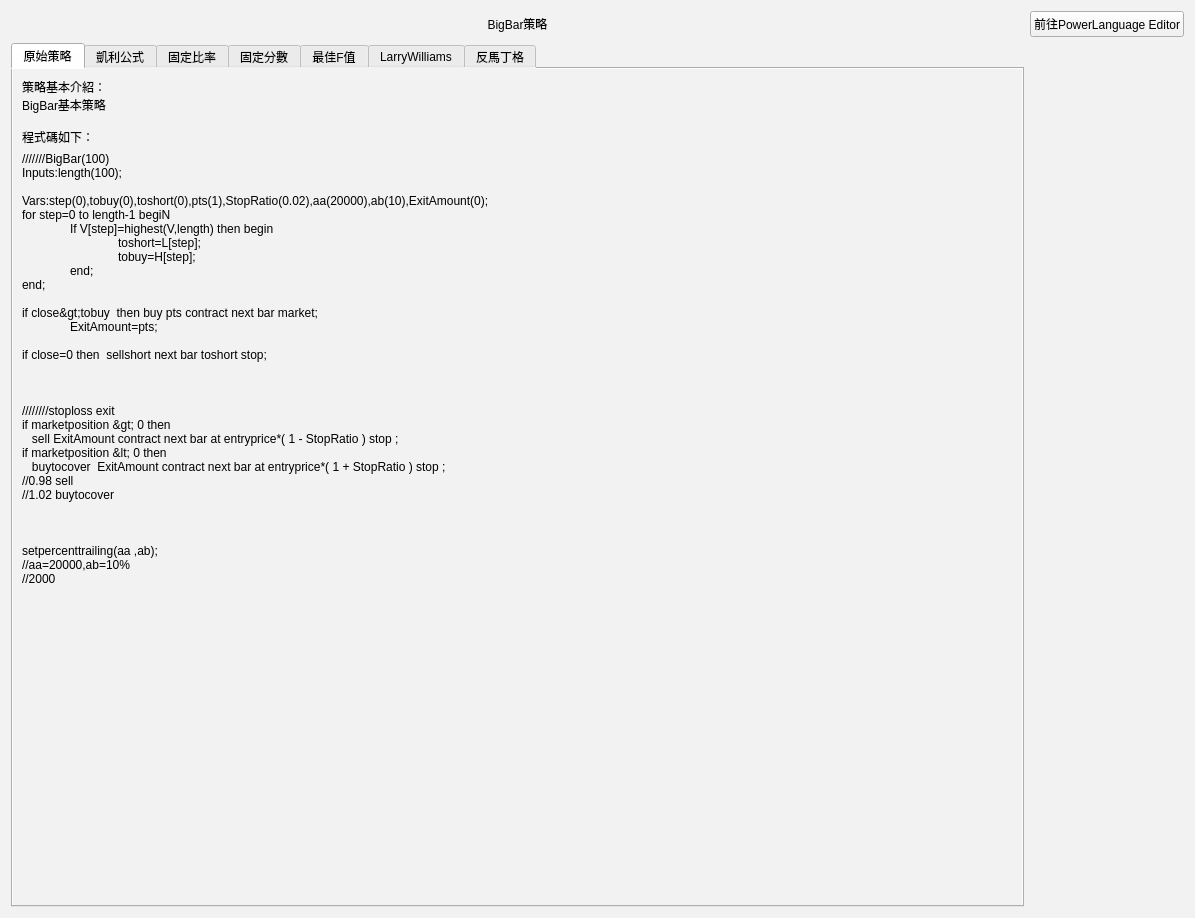
<?xml version="1.0" encoding="UTF-8"?>
<ui version="4.0">
 <class>Form</class>
 <widget class="QWidget" name="Form">
  <property name="geometry">
   <rect>
    <x>0</x>
    <y>0</y>
    <width>1195</width>
    <height>536</height>
   </rect>
  </property>
  <property name="windowTitle">
   <string>Form</string>
  </property>
  <property name="styleSheet">
   <string notr="true">background-color: rgb(242, 242, 242);</string>
  </property>
  <layout class="QGridLayout" name="gridLayout">
   <item row="0" column="1">
    <widget class="QPushButton" name="pushButton">
     <property name="text">
      <string>前往PowerLanguage Editor</string>
     </property>
    </widget>
   </item>
   <item row="0" column="0">
    <widget class="QLabel" name="label_2">
     <property name="text">
      <string>BigBar策略</string>
     </property>
     <property name="alignment">
      <set>Qt::AlignCenter</set>
     </property>
    </widget>
   </item>
   <item row="1" column="0">
    <widget class="QTabWidget" name="tabWidget">
     <property name="tabShape">
      <enum>QTabWidget::Rounded</enum>
     </property>
     <property name="currentIndex">
      <number>0</number>
     </property>
     <property name="tabBarAutoHide">
      <bool>false</bool>
     </property>
     <widget class="QWidget" name="tab">
      <attribute name="title">
       <string>原始策略</string>
      </attribute>
      <layout class="QGridLayout" name="gridLayout_2">
       <item row="1" column="0">
        <widget class="QLabel" name="label_9">
         <property name="text">
          <string>///////BigBar(100)
Inputs:length(100);

Vars:step(0),tobuy(0),toshort(0),pts(1),StopRatio(0.02),aa(20000),ab(10),ExitAmount(0);
for step=0 to length-1 begiN
	If V[step]=highest(V,length) then begin
    		toshort=L[step];
    		tobuy=H[step];
	end;
end;

if close&gt;tobuy  then buy pts contract next bar market;
	ExitAmount=pts;

if close&lt;toshort then sellshort  pts contract next bar market;
	ExitAmount=pts;


//If marketposition &lt;=0 then  buy  next bar tobuy stop;
//If marketposition &gt;=0 then  sellshort next bar toshort stop;



////////stoploss exit
if marketposition &gt; 0 then
   sell ExitAmount contract next bar at entryprice*( 1 - StopRatio ) stop ;
if marketposition &lt; 0 then
   buytocover  ExitAmount contract next bar at entryprice*( 1 + StopRatio ) stop ;
//0.98 sell
//1.02 buytocover



setpercenttrailing(aa ,ab);
//aa=20000,ab=10%
//2000
</string>
         </property>
         <property name="textFormat">
          <enum>Qt::PlainText</enum>
         </property>
         <property name="alignment">
          <set>Qt::AlignLeading|Qt::AlignLeft|Qt::AlignTop</set>
         </property>
        </widget>
       </item>
       <item row="0" column="0">
        <widget class="QLabel" name="label">
         <property name="text">
          <string>策略基本介紹：
BigBar基本策略

程式碼如下：</string>
         </property>
         <property name="alignment">
          <set>Qt::AlignLeading|Qt::AlignLeft|Qt::AlignTop</set>
         </property>
        </widget>
       </item>
       <item row="2" column="0">
        <spacer name="verticalSpacer">
         <property name="orientation">
          <enum>Qt::Vertical</enum>
         </property>
         <property name="sizeHint" stdset="0">
          <size>
           <width>20</width>
           <height>40</height>
          </size>
         </property>
        </spacer>
       </item>
      </layout>
     </widget>
     <widget class="QWidget" name="tab_2">
      <attribute name="title">
       <string>凱利公式</string>
      </attribute>
      <layout class="QGridLayout" name="gridLayout_3">
       <item row="2" column="0">
        <spacer name="verticalSpacer_2">
         <property name="orientation">
          <enum>Qt::Vertical</enum>
         </property>
         <property name="sizeHint" stdset="0">
          <size>
           <width>20</width>
           <height>40</height>
          </size>
         </property>
        </spacer>
       </item>
       <item row="0" column="0">
        <widget class="QLabel" name="label_3">
         <property name="text">
          <string>策略基本介紹：
BigBar＋凱利公式

程式碼如下：</string>
         </property>
        </widget>
       </item>
       <item row="1" column="0">
        <widget class="QLabel" name="label_10">
         <property name="text">
          <string>//-----Kelly-----(1)
input:InitialCapital(1000000), MaxSize(10)
;
var:pTs(1),b(0),p(0),q(0),f(0),pCapitalperContract(200000),MP(0);


//K%=W-(1-W)/R
if Grossprofit&lt;&gt;0 and Totaltrades&lt;&gt;0 and grossloss&lt;&gt;0 and   Numlostrades &lt;&gt;0 then
 b = (Grossprofit/ numwintrades)/(grossloss/ Numlostrades);
if Numwintrades&lt;&gt;0 and Totaltrades&lt;&gt;0 then
     p = Numwintrades/ Totaltrades;
     q = 1-p;
if b&lt;&gt;0 and p&lt;&gt;0 then
     f = p-(q/b);
if f&lt;&gt;0 and f*(InitialCapital+netprofit)&gt;0 then
 pTS =IntPortion((f*(InitialCapital+netprofit))/pCapitalperContract);
 if pTS &lt; 1 then pTS = 1 ;
 if pTS &gt; MaxSize then pTS = MaxSize ;
///////BigBar(100)
Inputs:length(100);

Vars:step(0),tobuy(0),toshort(0),StopRatio(0.02),aa(20000),ab(10),ExitAmount(0);
for step=0 to length-1 begiN
	If V[step]=highest(V,length) then begin
    		toshort=L[step];
    		tobuy=H[step];
	end;
end;

if close&gt;tobuy  then buy pts contract next bar market;
	ExitAmount=pts;

if close&lt;toshort then sellshort  pts contract next bar market;
	ExitAmount=pts;


//If marketposition &lt;=0 then  buy  next bar tobuy stop;
//If marketposition &gt;=0 then  sellshort next bar toshort stop;



////////stoploss exit
if marketposition &gt; 0 then
   sell ExitAmount contract next bar at entryprice*( 1 - StopRatio ) stop ;
if marketposition &lt; 0 then
   buytocover  ExitAmount contract next bar at entryprice*( 1 + StopRatio ) stop ;
//0.98 sell
//1.02 buytocover



setpercenttrailing(aa ,ab);
//aa=20000,ab=10%
//2000
</string>
         </property>
        </widget>
       </item>
      </layout>
     </widget>
     <widget class="QWidget" name="tab_3">
      <attribute name="title">
       <string>固定比率</string>
      </attribute>
      <layout class="QGridLayout" name="gridLayout_4">
       <item row="1" column="0">
        <widget class="QLabel" name="label_11">
         <property name="text">
          <string>TextLabel</string>
         </property>
        </widget>
       </item>
       <item row="0" column="0">
        <widget class="QLabel" name="label_4">
         <property name="text">
          <string>策略基本介紹：
BigBar＋固定比率

程式碼如下：</string>
         </property>
        </widget>
       </item>
       <item row="2" column="0">
        <spacer name="verticalSpacer_3">
         <property name="orientation">
          <enum>Qt::Vertical</enum>
         </property>
         <property name="sizeHint" stdset="0">
          <size>
           <width>20</width>
           <height>40</height>
          </size>
         </property>
        </spacer>
       </item>
      </layout>
     </widget>
     <widget class="QWidget" name="tab_4">
      <attribute name="title">
       <string>固定分數</string>
      </attribute>
      <layout class="QGridLayout" name="gridLayout_5">
       <item row="1" column="0">
        <widget class="QLabel" name="label_12">
         <property name="text">
          <string>//-----Fixed_Ratio-----(2)
Inputs: InitialCapital(1000000), Delta(20000);
Inputs: InCludeOpenPL(false), MaxSize(10);
Var: ContractAmt(0),ExitAmount(0),Equity(0),MP(0),pts(0);

if InCludeOpenPL then Equity = Round((InitialCapital + NetProfit + OpenPositionProfit),0)
     else Equity = Round((InitialCapital + NetProfit),0);

{Position Sizing - Fixed Ratio }
If Delta &gt; 0 and Equity/Delta &gt; 0 then
    ContractAmt = 0.5 * (1 + squareroot(1 + 8 * Equity/Delta));
    ContractAmt = MaxList(1, IntPortion(ContractAmt));  //IntPortion-&gt;int

if ContractAmt &lt; 1 then ContractAmt = 1 ;
if ContractAmt &gt; MaxSize then ContractAmt = MaxSize ;
pts = ContractAmt;





///////BigBar(100)
Inputs:length(100);

Vars:step(0),tobuy(0),toshort(0),StopRatio(0.02),aa(20000),ab(10);
for step=0 to length-1 begiN
	If V[step]=highest(V,length) then begin
    		toshort=L[step];
    		tobuy=H[step];
	end;
end;

if close&gt;tobuy  then buy pts contract next bar market;
	ExitAmount=pts;

if close&lt;toshort then sellshort  pts contract next bar market;
	ExitAmount=pts;


//If marketposition &lt;=0 then  buy  next bar tobuy stop;
//If marketposition &gt;=0 then sellshort next bar toshort stop;



////////stoploss exit
if marketposition &gt; 0 then
   sell ExitAmount contract next bar at entryprice*( 1 - StopRatio ) stop ;
if marketposition &lt; 0 then
   buytocover  ExitAmount contract next bar at entryprice*( 1 + StopRatio ) stop ;
//0.98 sell
//1.02 buytocover



setpercenttrailing(aa ,ab);
//aa=20000,ab=10%
//2000
</string>
         </property>
        </widget>
       </item>
       <item row="0" column="0">
        <widget class="QLabel" name="label_5">
         <property name="text">
          <string>策略基本介紹：
BigBar＋固定分數

程式碼如下：</string>
         </property>
        </widget>
       </item>
       <item row="2" column="0">
        <spacer name="verticalSpacer_4">
         <property name="orientation">
          <enum>Qt::Vertical</enum>
         </property>
         <property name="sizeHint" stdset="0">
          <size>
           <width>20</width>
           <height>40</height>
          </size>
         </property>
        </spacer>
       </item>
      </layout>
     </widget>
     <widget class="QWidget" name="tab_5">
      <attribute name="title">
       <string>最佳F值</string>
      </attribute>
      <layout class="QGridLayout" name="gridLayout_6">
       <item row="1" column="0">
        <widget class="QLabel" name="label_13">
         <property name="text">
          <string>//-----Optimal F Rule-----(4)

var: pTS(1), OptimalF_Num(10),_OptimalF(0),Equity(0),ExitAmount(0),InCludeOpenPL(false),mp(0);

if InCludeOpenPL then
 Equity = Round((InitialCapital + NetProfit + OpenPositionProfit),0)
else
 Equity = Round((InitialCapital + NetProfit),0);
 _OptimalF=Mf_OptimalF(close,OptimalF_Num,false)/100;
if _OptimalF&lt;&gt;0 and maxiddrawdown&lt;&gt;0 then
 pTS = (Equity * _OptimalF)/absvalue(maxiddrawdown);
 pTS = MaxList(1, IntPortion(pTS));


///////BigBar(100)
Inputs:length(100);

Vars:step(0),tobuy(0),toshort(0),StopRatio(0.02),aa(20000),ab(10);
for step=0 to length-1 begiN
	If V[step]=highest(V,length) then begin
    		toshort=L[step];
    		tobuy=H[step];
	end;
end;

if close&gt;tobuy  then buy pts contract next bar market;
	ExitAmount=pts;

if close&lt;toshort then sellshort  pts contract next bar market;
	ExitAmount=pts;


//If marketposition &lt;=0 then  buy  next bar tobuy stop;
//If marketposition &gt;=0 then  sellshort next bar toshort stop;



////////stoploss exit
if marketposition &gt; 0 then
   sell ExitAmount contract next bar at entryprice*( 1 - StopRatio ) stop ;
if marketposition &lt; 0 then
   buytocover  ExitAmount contract next bar at entryprice*( 1 + StopRatio ) stop ;
//0.98 sell
//1.02 buytocover



setpercenttrailing(aa ,ab);
//aa=20000,ab=10%
//2000
</string>
         </property>
        </widget>
       </item>
       <item row="0" column="0">
        <widget class="QLabel" name="label_6">
         <property name="text">
          <string>策略基本介紹：
BigBar＋最佳F值

程式碼如下：</string>
         </property>
        </widget>
       </item>
       <item row="2" column="0">
        <spacer name="verticalSpacer_5">
         <property name="orientation">
          <enum>Qt::Vertical</enum>
         </property>
         <property name="sizeHint" stdset="0">
          <size>
           <width>20</width>
           <height>40</height>
          </size>
         </property>
        </spacer>
       </item>
      </layout>
     </widget>
     <widget class="QWidget" name="tab_6">
      <attribute name="title">
       <string>LarryWilliams</string>
      </attribute>
      <layout class="QGridLayout" name="gridLayout_8">
       <item row="0" column="0">
        <widget class="QLabel" name="label_7">
         <property name="text">
          <string>策略基本介紹：
BigBar＋LarryWilliams

程式碼如下：</string>
         </property>
        </widget>
       </item>
       <item row="1" column="0">
        <widget class="QLabel" name="label_14">
         <property name="text">
          <string>//-----LarryWilliams-----(3)
Input:  InitialCapital(1000000), InCludeOpenPL(false),MaxSize(10);
var: pCapitalperContract(200000),Equity(0),mp(0),ExitAmount(0),pts(1);

if InCludeOpenPL then Equity = Round((InitialCapital + NetProfit + OpenPositionProfit),0)
else Equity = Round((InitialCapital + NetProfit),0);
//-----LarryWilliams Rule-----
if InCludeOpenPL then
 Equity = Round((InitialCapital + NetProfit + OpenPositionProfit),0)
else
 Equity = Round((InitialCapital + NetProfit),0);
if maxiddrawdown &lt;&gt; 0 and entryprice &lt;&gt; 0 then begin
 if netprofit&lt;&gt;0 and maxiddrawdown&lt;&gt;0 then
           pts=IntPortion(netprofit/(absvalue(maxiddrawdown)*1.3))+1;
 if pts > IntPortion(Equity  / entryprice) then
  pts = IntPortion(Equity  / entryprice);
end;



///////BigBar(100)
Inputs:length(100);

Vars:step(0),tobuy(0),toshort(0),StopRatio(0.02),aa(20000),ab(10);
for step=0 to length-1 begiN
	If V[step]=highest(V,length) then begin
    		toshort=L[step];
    		tobuy=H[step];
	end;
end;

if close&gt;tobuy  then buy pts contract next bar market;
	ExitAmount=pts;

if close&lt;toshort then sellshort  pts contract next bar market;
	ExitAmount=pts;


//If marketposition &lt;=0 then  buy  next bar tobuy stop;
//If marketposition &gt;=0 then  sellshort next bar toshort stop;



////////stoploss exit
if marketposition &gt; 0 then
   sell ExitAmount contract next bar at entryprice*( 1 - StopRatio ) stop ;
if marketposition &lt; 0 then
   buytocover  ExitAmount contract next bar at entryprice*( 1 + StopRatio ) stop ;
//0.98 sell
//1.02 buytocover



setpercenttrailing(aa ,ab);
//aa=20000,ab=10%
//2000
</string>
         </property>
        </widget>
       </item>
       <item row="2" column="0">
        <spacer name="verticalSpacer_6">
         <property name="orientation">
          <enum>Qt::Vertical</enum>
         </property>
         <property name="sizeHint" stdset="0">
          <size>
           <width>20</width>
           <height>40</height>
          </size>
         </property>
        </spacer>
       </item>
      </layout>
     </widget>
     <widget class="QWidget" name="tab_7">
      <attribute name="title">
       <string>反馬丁格</string>
      </attribute>
      <layout class="QGridLayout" name="gridLayout_7">
       <item row="1" column="0">
        <widget class="QLabel" name="label_15">
         <property name="text">
          <string>TextLabel</string>
         </property>
        </widget>
       </item>
       <item row="0" column="0">
        <widget class="QLabel" name="label_8">
         <property name="text">
          <string>策略基本介紹：
BigBar＋反馬丁格

程式碼如下：</string>
         </property>
        </widget>
       </item>
       <item row="2" column="0">
        <spacer name="verticalSpacer_7">
         <property name="orientation">
          <enum>Qt::Vertical</enum>
         </property>
         <property name="sizeHint" stdset="0">
          <size>
           <width>20</width>
           <height>40</height>
          </size>
         </property>
        </spacer>
       </item>
      </layout>
     </widget>
    </widget>
   </item>
  </layout>
 </widget>
 <resources/>
 <connections/>
</ui>
